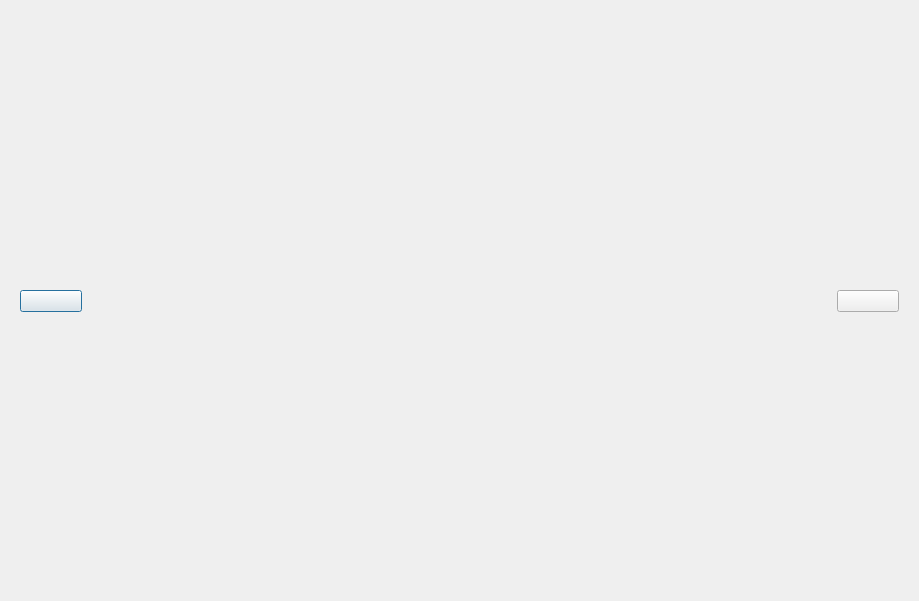
<?xml version="1.0" encoding="UTF-8"?>
<ui version="4.0">
 <class>PicShow</class>
 <widget class="QDialog" name="PicShow">
  <property name="geometry">
   <rect>
    <x>0</x>
    <y>0</y>
    <width>919</width>
    <height>601</height>
   </rect>
  </property>
  <property name="windowTitle">
   <string>Dialog</string>
  </property>
  <layout class="QHBoxLayout" name="horizontalLayout">
   <item>
    <layout class="QGridLayout" name="gridLayout">
     <item row="1" column="0">
      <widget class="QWidget" name="widget" native="true">
       <property name="minimumSize">
        <size>
         <width>80</width>
         <height>0</height>
        </size>
       </property>
       <property name="maximumSize">
        <size>
         <width>80</width>
         <height>16777215</height>
        </size>
       </property>
       <layout class="QVBoxLayout" name="verticalLayout">
        <item>
         <widget class="PicButton" name="PreBtn">
          <property name="text">
           <string/>
          </property>
         </widget>
        </item>
       </layout>
      </widget>
     </item>
     <item row="1" column="1">
      <spacer name="horizontalSpacer">
       <property name="orientation">
        <enum>Qt::Orientation::Horizontal</enum>
       </property>
       <property name="sizeHint" stdset="0">
        <size>
         <width>40</width>
         <height>20</height>
        </size>
       </property>
      </spacer>
     </item>
     <item row="0" column="2">
      <spacer name="verticalSpacer">
       <property name="orientation">
        <enum>Qt::Orientation::Vertical</enum>
       </property>
       <property name="sizeHint" stdset="0">
        <size>
         <width>20</width>
         <height>40</height>
        </size>
       </property>
      </spacer>
     </item>
     <item row="1" column="4">
      <widget class="QWidget" name="widget_2" native="true">
       <property name="minimumSize">
        <size>
         <width>80</width>
         <height>0</height>
        </size>
       </property>
       <property name="maximumSize">
        <size>
         <width>80</width>
         <height>16777215</height>
        </size>
       </property>
       <layout class="QVBoxLayout" name="verticalLayout_2">
        <item>
         <widget class="PicButton" name="NextBtn">
          <property name="text">
           <string/>
          </property>
         </widget>
        </item>
       </layout>
      </widget>
     </item>
     <item row="1" column="2">
      <widget class="QLabel" name="label">
       <property name="text">
        <string/>
       </property>
      </widget>
     </item>
     <item row="1" column="3">
      <spacer name="horizontalSpacer_2">
       <property name="orientation">
        <enum>Qt::Orientation::Horizontal</enum>
       </property>
       <property name="sizeHint" stdset="0">
        <size>
         <width>40</width>
         <height>20</height>
        </size>
       </property>
      </spacer>
     </item>
     <item row="2" column="2">
      <spacer name="verticalSpacer_2">
       <property name="orientation">
        <enum>Qt::Orientation::Vertical</enum>
       </property>
       <property name="sizeHint" stdset="0">
        <size>
         <width>20</width>
         <height>40</height>
        </size>
       </property>
      </spacer>
     </item>
    </layout>
   </item>
  </layout>
 </widget>
 <customwidgets>
  <customwidget>
   <class>PicButton</class>
   <extends>QPushButton</extends>
   <header>picbutton.h</header>
  </customwidget>
 </customwidgets>
 <resources/>
 <connections/>
</ui>
